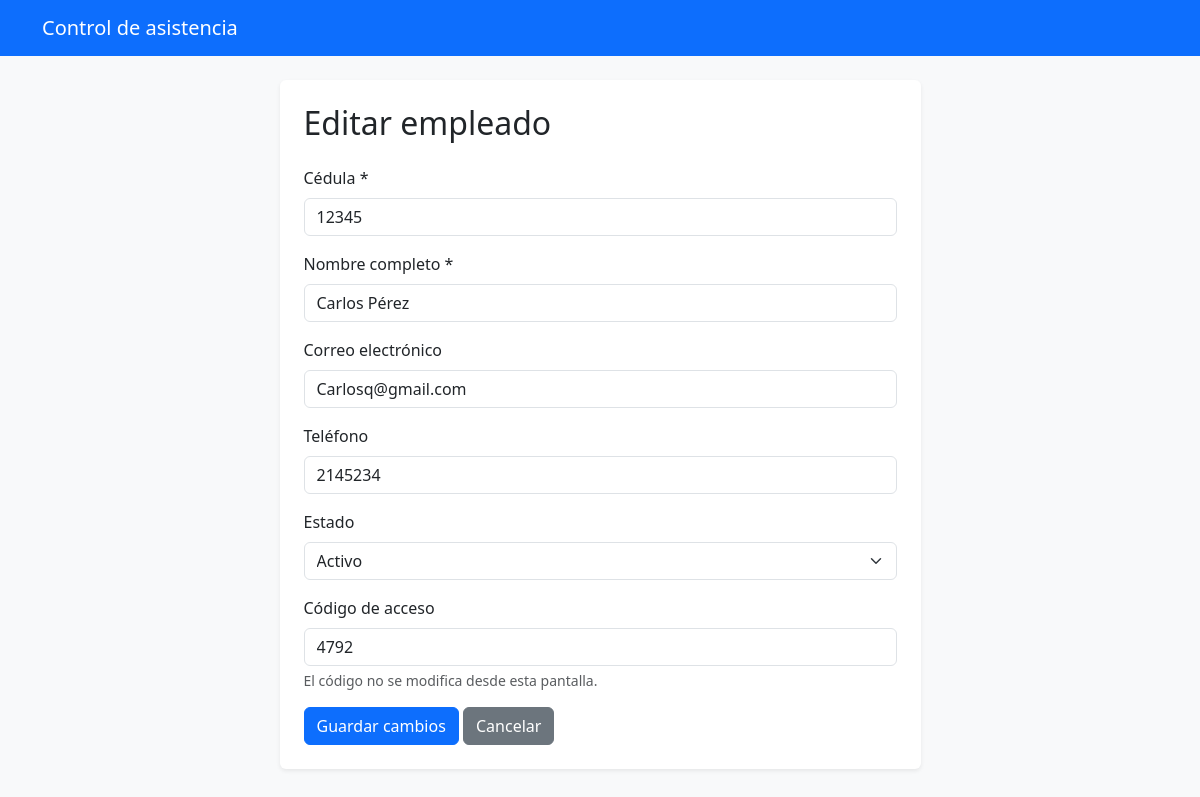
The page /admin/editar_empleado.php?id=10 (signed in) on the database its author committed.
### tables this page shows
CREATE TABLE `empleados` (
  `id` int(11) NOT NULL,
  `cedula` varchar(30) NOT NULL,
  `nombre` varchar(150) NOT NULL,
  `correo` varchar(150) DEFAULT NULL,
  `telefono` varchar(30) DEFAULT NULL,
  `codigo_acceso` varchar(20) NOT NULL,
  `estado` enum('Activo','Inactivo') NOT NULL DEFAULT 'Activo',
  `fecha_registro` timestamp NOT NULL DEFAULT current_timestamp()
);

### admin/editar_empleado.php (the view, shortened to what this page needs)
<?php
require_once "../config/database.php";
$id = filter_input(INPUT_GET, "id", FILTER_VALIDATE_INT);
$stmt = $conexion->prepare(
    "SELECT * FROM empleados WHERE id = :id"
);
$stmt->execute([":id" => $id]);
$empleado = $stmt->fetch();
function escapar($valor) {
    return htmlspecialchars((string)($valor ?? ""), ENT_QUOTES, "UTF-8");
}
?>
<!DOCTYPE html>
<html lang="es">
<head>
    <link href="https://cdn.jsdelivr.net/npm/bootstrap@5.3.3/dist/css/bootstrap.min.css"
          rel="stylesheet">
</head>
<body class="bg-light">
<nav class="navbar navbar-dark bg-primary">
    <div class="container">
        <a href="index.php" class="navbar-brand">Control de asistencia</a>
    </div>
</nav>
<div class="container py-4">
    <div class="row justify-content-center">
        <div class="col-lg-7">
            <div class="card border-0 shadow-sm">
                <div class="card-body p-4">
                    <h2 class="mb-4">Editar empleado</h2>
                    <form method="POST">
                        <div class="mb-3">
                            <label class="form-label">Cédula *</label>
                            <input type="text" name="cedula"
                                   class="form-control" maxlength="30"
                                   required value="<?= escapar($empleado["cedula"]) ?>">
                        </div>
                        <div class="mb-3">
                            <label class="form-label">Nombre completo *</label>
                            <input type="text" name="nombre"
                                   class="form-control" maxlength="150"
                                   required value="<?= escapar($empleado["nombre"]) ?>">
                        </div>
                        <div class="mb-3">
                            <label class="form-label">Correo electrónico</label>
                            <input type="email" name="correo"
                                   class="form-control" maxlength="150"
                                   value="<?= escapar($empleado["correo"]) ?>">
                        </div>
                        <div class="mb-3">
                            <label class="form-label">Teléfono</label>
                            <input type="text" name="telefono"
                                   class="form-control" maxlength="30"
                                   value="<?= escapar($empleado["telefono"]) ?>">
                        </div>
                        <div class="mb-3">
                            <label class="form-label">Estado</label>
                            <select name="estado" class="form-select" required>
                                <option value="Activo"
                                    <?= $empleado["estado"] === "Activo" ? "selected" : "" ?>>
                                    Activo
                                </option>
                            </select>
                        </div>
                        <div class="mb-3">
                            <label class="form-label">Código de acceso</label>
                            <input type="text" class="form-control"
                                   value="<?= escapar($empleado["codigo_acceso"]) ?>"
                                   readonly>
                            <div class="form-text">
                                El código no se modifica desde esta pantalla.
                            </div>
                        </div>
                        <button type="submit" class="btn btn-primary">
                            Guardar cambios
                        </button>
                        <a href="empleados.php" class="btn btn-secondary">
                            Cancelar
                        </a>
                    </form>
                </div>
            </div>
        </div>
    </div>
</div>
</body>
</html>

### rows shown on the page
empleados: cedula "12345", nombre "Carlos Pérez", correo "Carlosq@gmail.com", telefono "2145234", estado "Activo", codigo_acceso "4792"
